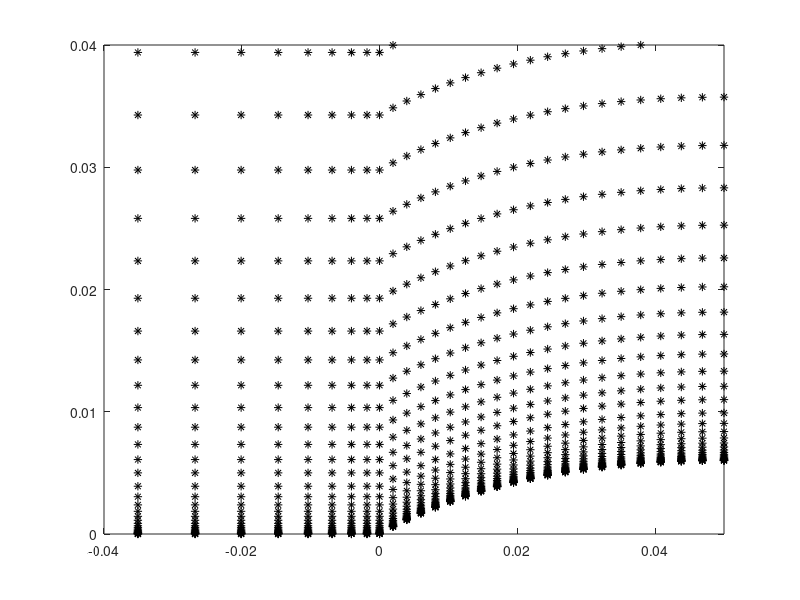

Write the MATLAB code that produced this figure. (Note: this script raises an error after producing the figure.)
% -------------------------------------------------------------------------
%
%                          FV2D Mesh Generator
%   Creates geometry and data structures necessary for FV2D Euler solver
%                       
%                     AA 214C, Stanford University
%                       Jacob Crabill  4/21/2014
% -------------------------------------------------------------------------
clear all;

%% ------------------------------------------------------------------------
% Mesh Parameters
% -------------------------------------------------------------------------
plotmesh = true;

% Mesh File Name
meshFile = 'mesh/ViscBump_Fine';

% Wall-Plus-Bump (true) or flow past wedge (false)
bumpMesh = true;

% Supersonic or no?
supersonic = false;

% Viscous or inviscid?
viscous = true;

% Top/Bottom surface is slip wall (true) or inlet/outlet (false)?
topWall = true;
btmWall = true;

% Bump, starting at (0,0)
L = .1;
deltay = .06*L;
xc = L/2;
yc = deltay/2 - L^2/(8*deltay);
r = deltay - yc;
xbumpL = 0;
xbumpR = L;

% Overall dimensions
xmin = -50*L;
ymin = 0;
xmax = 50*L;
ymax = 50*L;

% Near-wall fine-mesh params
dymin = 1.0564E-5;
yfm = .005; % note: Exact delta value at L/2: 4.461*10^-5
nc_fm = 21; % # of cells in near-wall mesh

% Number of CELLS in mesh (NOT vertices)
nx = 100;
ny = 70;
nxbump = 40;
nxL = 30; % # of cells before bump

% Scaling parameters for bump mesh
gammaXL = 6.5; % Scaling/stretching parameter for X dir. to left of bump
gammaXR = 6.5; % Scaling/stretching parameter for X dir. to right of bump
gammaXB = .5; % Scaling/stretching parameter for X direction along bump

%% ------------------------------------------------------------------------
% Mesh Generation
% -------------------------------------------------------------------------
% Begin with Cartesian grid, [xi,eta] in range [0,1]
% Scale accordingly to create stretched grid with bump
disp('  Beginning mesh generation...');

% ------------------------------------------
% Create the Mesh
% ------------------------------------------
% Create Cartesian domain with proper # of cells
dxi = 1/nx;
deta = 1/ny;
[XI,ETA] = meshgrid(0:dxi:1,0:deta:1);

X = XI*(xmax-xmin) + xmin;

% Setup Bump
nxR = nxL+1+nxbump;
xbump = linspace(0,L,nxbump+1); %X(1,nxL+1:nxR);
ybump = sqrt(r^2-(xbump-xc).^2)+yc;

% ----------------- Scale the Mesh the McCormack Way -----------------
eta1 = linspace(0,1,nc_fm)';

% Scale the near-wall grid by varying gammaY1 until parameters are met
gammaY1 = 3;
Yfm = (yfm-ymin)*(1/(1-exp(gammaY1)))*(1-exp(gammaY1*eta1))+ymin;
Y_1 = Yfm(2)-Yfm(1);  % note that Yfm(1) should be 0

if Y_1 > dymin
    while Y_1 > dymin
        gammaY1 = gammaY1 + .01;
        Yfm = (yfm-ymin)*(1/(1-exp(gammaY1)))*(1-exp(gammaY1*eta1))+ymin;
        Y_1 = Yfm(2)-Yfm(1);
    end
else
    while Y_1 < dymin
        gammaY1 = gammaY1 - .01;
        Yfm = (yfm-ymin)*(1/(1-exp(gammaY1)))*(1-exp(gammaY1*eta1))+ymin;
        Y_1 = Yfm(2)-Yfm(1);
    end
    gammaY1 = gammaY1 + .01;
end
ETA1 = repmat(eta1,[1,nx+1]);
Yfm = (yfm-ymin)*(1/(1-exp(gammaY1)))*(1-exp(gammaY1*ETA1))+ymin;

% Set outer region params
dymin_cm = Yfm(nc_fm,1)-Yfm(nc_fm-1,1); % height of last cell in fine mesh
nc_cm = ny+1 - nc_fm + 1;
eta2 = linspace(0,1,nc_cm)';

% Scale the outer mesh by varying gammaY2 until params are met
gammaY2 = 1;
Ycm = (ymax-yfm)*(1/(1-exp(gammaY2)))*(1-exp(gammaY2*eta2))+yfm;
Y_2 = Ycm(3)-Ycm(2);

if Y_2 > dymin_cm
    while Y_2 > dymin_cm
        gammaY2 = gammaY2 + .01;
        Ycm = (ymax-yfm)*(1/(1-exp(gammaY2)))*(1-exp(gammaY2*eta2))+yfm;
        Y_2 = Ycm(2)-Ycm(1);
    end
else
    while Y_2 < dymin_cm
        gammaY2 = gammaY2 - .01;
        Ycm = (ymax-yfm)*(1/(1-exp(gammaY2)))*(1-exp(gammaY2*eta2))+yfm;
        Y_2 = Ycm(2)-Ycm(1);
    end
    gammaY2 = gammaY2 + .01;
end
ETA2 = repmat(eta2,[1,nx+1]);
Ycm = (ymax-yfm)*(1/(1-exp(gammaY2)))*(1-exp(gammaY2*ETA2))+yfm;

Y(1:nc_fm,:) = Yfm;
Y(nc_fm:ny+1,:) = Ycm;

% --------------------------------- Bump! ---------------------------------
% Shift the bump up, with amount of shift decreasing with height
Y(:,nxL+1:nxR) = Y(:,nxL+1:nxR) + ((ymax-Y(:,nxL+1:nxR))/ymax).*repmat(ybump,[ny+1,1]);

% Additional setup for the x-direction scaling
nx_L = nxL+1;
nx_R = nxR;
nx_mid = nx_L+round(nxbump/2);
xiL = XI(1,nx_L);
xiR = XI(1,nx_L+nxbump);
xiMid = XI(1,nx_mid);
xMid = (xbumpR+xbumpL)/2;

% -------------------------- X-Direction Scaling --------------------------
% Left
X(:,1:nx_L) = (xbumpL-xmin)*(1/(1-exp(-gammaXL)))*(1-exp(-gammaXL*(XI(:,1:nx_L)/xiL)))+xmin;
% Bump
X(:,nx_L:nx_mid) = (xMid-xbumpL)*(1/(1-exp(gammaXB)))*(1-exp(gammaXB*(XI(:,nx_L:nx_mid)-XI(1,nx_L))/(xiMid-xiL)))+xbumpL;
X(:,nx_mid:nx_R) = (xbumpR-xMid)*(1/(1-exp(-gammaXB)))*(1-exp(-gammaXB*(XI(:,nx_mid:nx_R)-XI(1,nx_mid))/(xiR-xiMid)))+xMid;
% Right
X(:,nx_R:nx+1) = (xmax-xbumpR)*(1/(1-exp(gammaXR)))*(1-exp(gammaXR*(XI(:,1:nx_L)/xiL)))+xbumpR;

% Show the mesh vertices
if plotmesh
    plot(X,Y,'k*');
    xlim([-.04,.05]),ylim([0,.04]);
end

%% ------------------------------------------------------------------------
% Setup Mesh Data Storage
% -------------------------------------------------------------------------
xv = zeros((nx+1)*(ny+1),2);
c2v = zeros(nx*ny,4);
c2nf = ones(nx*ny,1)*4;

% Setup Vertices
nv = 0;
for j=1:(ny+1)
    for i=1:(nx+1)
        nv = nv + 1;
        xv(nv,:) = [X(j,i),Y(j,i)];
    end
end

% Setup Cells
nc = 0;
for i=1:nx
    for j=1:ny
        nc = nc + 1;
        c2v(nc,1) = (j-1)*(nx+1)+i;
        c2v(nc,2) = (j-1)*(nx+1)+i+1;
        c2v(nc,3) = j*(nx+1)+i+1;
        c2v(nc,4) = j*(nx+1)+i;
    end
end
n_cells = size(c2v,1);

% ------------------------------------------
% Setup Boundaries, BC's
% ------------------------------------------
% 1 = subsonic inlet
% 2 = subsonic outlet
% 3 = supersonic inlet
% 4 = supersonic outlet
% 5 = slip wall
% 6 = isothermal no-slip wall
% 7 = adiabatic no-slip wall
n_bnds = 5;
bounds = cell(5);

bounds{1}.name = 'inlet';
bounds{2}.name = 'outlet';
bounds{3}.name = 'top';
bounds{4}.name = 'wall';
bounds{5}.name = 'symmetry'; % pre-leading edge btm srfc

if supersonic
    bounds{1}.tag = 3;  % Inlet
    bounds{2}.tag = 4;  % Outlet
    if topWall
        bounds{3}.tag = 5;  % Top / 'Freestream'
    else
        bounds{3}.tag = 3;  % Top / 'Freestream'
    end
else
    bounds{1}.tag = 1;  % Inlet
    bounds{2}.tag = 2;  % Outlet
    if topWall
        bounds{3}.tag = 5;  % Top / 'Freestream'
    else
        bounds{3}.tag = 1;  % Top / 'Freestream'
    end
end

% Bottom / Wall

if btmWall
    if viscous
        %btmBC = 6;  % Isothermal Wall
        btmBC = 7;  % Adiabatic Wall
    else
        btmBC = 5;  % Slip Wall
    end
    btmBC2 = 5;
else
    if supersonic
        btmBC = 4;
        btmBC2 = 4;
    else
        btmBC = 2;
        btmBC2 = 2;
    end
end

bounds{4}.tag = btmBC;  % adiabatic wall
bounds{5}.tag = btmBC2; % slip wall / symmetry plane

bounds{1}.pts = 1:(nx+1):((nx+1)*ny+1);
bounds{2}.pts = (nx+1):(nx+1):((nx+1)*(ny+1));
bounds{3}.pts = (1:(nx+1))+ny*(nx+1);
bounds{4}.pts = nx_L:nxR;               % bump
bounds{5}.pts = [1:nx_L,nxR:nx+1];      % symmetry ahead of/behind bump

%% ------------------------------------------------------------------------
% Mesh Pre-Processing
% -------------------------------------------------------------------------
% To be done on any mesh that comes in (not just generated in-place)
% ------------------------------------------
% Setup Edges
% ------------------------------------------
max_nf = max(c2nf);
e2v = zeros(nx*ny*max_nf,2);
e2c1 = -1*ones(nx*ny*max_nf,1);
c2e1 = -1*ones(nx*ny*max_nf,1);
c2e = -1*ones(nx*ny*max_nf,2);

ne = 0;
for ic = 1:n_cells
    for k=1:c2nf(ic)
        if k == c2nf(ic)
            kp = 1;
        else
            kp = k + 1;
        end
        ne = ne + 1;
        e2v(ne,:) = c2v(ic,[k,kp]);
        e2c1(ne) = ic;
        c2e1(ic,k) = ne;
    end
end

e2v1 = sort(e2v,2);
% ia = indicies of the first unique row in e2v1
% iE = indicies of e2v which map to each row of e2v1
[e2v,~,iE] = unique(e2v1,'rows');

% ------------------------------------------
% Setup Internal & Boundary Edge Lists
% ------------------------------------------
e2c = zeros(size(e2v));
bnde = zeros(length(e2v),1);  % boundary interfaces
inte = zeros(length(e2v),1);  % internal interfaces
bc = zeros(length(e2v),1);    % boundary conditions
n_bnd_edges = 0; n_int_edges = 0; n_edges = length(e2v);
for i=1:size(iE,1)
    if iE(i) ~= -1
        ie = find(iE==iE(i));
        if length(ie) > 2
            error(['More than 2 cells for edge ',i]);
        elseif length(ie) == 2
            % internal edge which has not yet been added
            %e2c(iE(i),:) = [e2c1(ie(1)),e2c1(ie(2))];
            n_int_edges = n_int_edges + 1;
            inte(n_int_edges) = iE(i);
        elseif length(ie) == 1
            % boundary edge
            for k = 1:n_bnds
                ib1 = find(bounds{k}.pts == e2v(iE(i),1));
                ib2 = find(bounds{k}.pts == e2v(iE(i),2));
                if numel(ib1) > 0 && numel(ib2) > 0
                    n_bnd_edges = n_bnd_edges + 1;
                    bnde(n_bnd_edges) = iE(i);
                    bc(n_bnd_edges) = bounds{k}.tag;
                    break;
                end
            end
        end
        iE(iE==iE(i)) = -1;
    end
end
% adding in ghost cells
n_ghost_cells = n_bnd_edges;
n_cells_total = n_cells+n_ghost_cells;

% ------------------------------------------
% Setup Edge Normals
% ------------------------------------------
unorm = zeros(n_edges,2);
dA = zeros(n_edges,1);
for ie=1:n_edges
    dx = xv(e2v(ie,2),1) - xv(e2v(ie,1),1);
    dy = xv(e2v(ie,2),2) - xv(e2v(ie,1),2);
    theta = atan2(dy,dx);
    S = sin(theta); C = cos(theta);
    dA(ie) = sqrt(dx^2+dy^2);
    unorm(ie,:) = [S,-C]; % n_hat to 'right' of edge looking from 1-2
end

% ------------------------------------------
% Setup Cell-To-Edge
% ------------------------------------------
% Also Match cell OUTWARD normal direction to edge normal direction (+/- 1)
% Since edge normal points to 'right' of edge, outward normal corresponds
% to c2v(ic,i) < c2v(ic,i+1)  [CCW ordering]
c2n = zeros(n_cells_total,max_nf);
for ic = 1:n_cells
    for j = 1:max_nf
        if j>c2nf(ic)
            %c2e(ic,j) = n_edges+1; % this ain't gonna work
            error('triangles not yet working, sorry!');
        else
            jp1 = j+1;
            if j==c2nf(ic), jp1=1; end;

            if c2v(ic,j) < c2v(ic,jp1)
                c2n(ic,j) = 1;
                edge = [c2v(ic,j),c2v(ic,jp1)];
            else
                c2n(ic,j) = -1;
                edge = [c2v(ic,jp1),c2v(ic,j)];
            end

            ie1 = find(e2v(:,1)==edge(1));
            ie2 = find(e2v(ie1,2)==edge(2));
            if length(ie2) > 1
                error('Edge appears more than twice in e2v!');
            elseif numel(ie2) == 0
                error('Cell edge not found in e2v!');
            end
            ie = ie1(ie2);
            if ie < 0
                error('invalid edge number!');
            end
            c2e(ic,j) = ie;

            if c2n(ic,j) > 0
                e2c(ie,1) = ic;
            else
                e2c(ie,2) = ic;
            end
        end
    end
end

% ------------------------------------------
% Cleanup - Remove Padding from all arrays
% ------------------------------------------
% c2n, unorm sizes set properly to begin with
if length(c2e) > n_cells
    c2e(n_cells+1:length(c2e),:) = [];
end
if length(c2v) > n_cells
    c2v(n_cells+1:length(c2v),:) = [];
end
if length(e2c) > n_edges
    e2c(n_edges+1:length(e2c),:) = [];
end
if length(e2v) > n_edges
    e2v(n_edges+1:length(e2v),:) = [];
end
if length(bnde) > n_bnd_edges
    bnde(n_bnd_edges+1:length(bnde),:) = [];
end
if length(inte) > n_int_edges
    inte(n_int_edges+1:length(inte),:) = [];
end

% Throw in ghost cells, as well, to c2e (remaining 'ghost edges' to be
% added later)
c2e = [c2e; zeros(n_ghost_cells,4)];
c2e((n_cells+1):n_cells_total,1) = bnde;

% ------------------------------------------
% Finalize Boundary Edges
% ------------------------------------------
% Set ghost-cell index, and set interior cell to be on "left" of edge. Also
% adjust c2n accordingly. If g.c. already on right, just assign it an ID.
for ie = 1:n_bnd_edges
    if e2c(bnde(ie),1) == 0
        e2c(bnde(ie),:) = fliplr(e2c(bnde(ie),:)); % set g.c. to right side
        e2c(bnde(ie),2) = n_cells+ie;                  % assign g.c. index
        unorm(bnde(ie),:) = - unorm(bnde(ie),:);       % flip edge normal
        ic = e2c(bnde(ie),1);
        lfid = find(c2e(ic,:)==bnde(ie));    % find local face id within cell
        if isempty(lfid) 
            error('edge touches cell but cell does not have that edge!')
        end
        c2n(ic,lfid) = -c2n(ic,lfid);  % flip cell normal
    else
        e2c(bnde(ie),2) = n_cells+ie;  % assign ghost cell index
    end
	c2n(e2c(bnde(ie),2),1) = -1;    % reverse g.c. normal (since pointing into cell)
end

% ------------------------------------------
% Setup Ghost Cells
% ------------------------------------------
% Ghost cells always on 'right' of boundary edges
e2c(bnde,2) = n_cells + (1:n_bnd_edges)';
gc2v = zeros(n_ghost_cells,4);
gc2v(:,1:2) = e2v(bnde,:);

% ------------------------------------------
% Setup Cell-To-Cell
% ------------------------------------------
c2c = zeros(n_cells_total,max_nf);

ic = (1:n_cells)';
for j = 1:max_nf
    % Get the neighboring cell (index of each row of e2c != each ic)
    ICN = e2c(c2e(ic,j),:);
    ICN1 = find((ICN(:,1)-ic)~=0);
    ICN2 = find((ICN(:,2)-ic)~=0);
    ic2 = zeros(size(ic));
    ic2(ICN1) = ICN(ICN1,1);
    ic2(ICN2) = ICN(ICN2,2);

    ic1 = ic(ic2~=0);  % 'main' cell  (cell "i")
    ic2 = ic2(ic2~=0); % neighboring cell  (cell "j")
    
    c2c(ic1,j) = ic2;
end

% Take care of ghost cells - find interior cell neighbor.  This will be the
% first cell listed in 'c2c'
for ic=1:n_ghost_cells
    ic1 = e2c(bnde(ic),:);
    ic1 = ic1(ic1~=(ic+n_cells));
    c2c(ic+n_cells,1) = ic1;
end

% Take care of neighboring ghost cells (each g.c. has 1 or 2 neighbors).
% These will be the 2nd and 3rd entried in 'c2c'
c2nf = [c2nf; ones(n_ghost_cells,1)];
gc2v = gc2v(:,1:2);
for ic=1:n_ghost_cells
    [ic1,~] = find(gc2v==gc2v(ic,1));
    [ic2,~] = find(gc2v==gc2v(ic,2));
    if length(ic1) == 2
        ic1 = ic1(ic1~=ic);
        if c2c(ic+n_cells,1) ~= c2c(ic1+n_cells,1)
            c2nf(n_cells+ic) = c2nf(n_cells+ic) + 1;
            c2c(n_cells+ic,c2nf(n_cells+ic)) = ic1+n_cells;
        end
    end
    if length(ic2) == 2
        ic2 = ic2(ic2~=ic);
        if c2c(ic+n_cells,1) ~= c2c(ic2+n_cells,1)
            c2nf(n_cells+ic) = c2nf(n_cells+ic) + 1;
            c2c(n_cells+ic,c2nf(n_cells+ic)) = ic2+n_cells;
        end
    end
end

% Setup remaining ghost cell vertices
% Extrapolate along edge normal by distance equal to interior cell's width
%   2               1
%   X ============= X  <-- existing boundary edge & points
%   |               | 
%   |               | 
%   |       o       | 
%   |               | 
%   |               | 
%   x ------------- x  <-- ghost points created through extrapolation
%   3               4
gc2v = [gc2v,zeros(size(gc2v))];
gcxv = zeros(n_ghost_cells*2,2);
nv = 0;
for ic = 1:n_ghost_cells
    icn = c2c(n_cells+ic,1); % neighboring interior cell
    % find out which face of interior cell matches ghost cell
    i_face = find(c2c(icn,:) == n_cells+ic);
    if i_face == c2nf(icn)
        jfp = 1;
    else
        jfp = i_face + 1;
    end
    if i_face == 1
        jfm = c2nf(icn);
    else
        jfm = i_face - 1;
    end
    
    % see if existing nodes (1-2) are CW or CCW as seen from g.c. center
    gxv1 = xv(e2v(bnde(ic),1),:);
    gxv2 = xv(e2v(bnde(ic),2),:);
    
    xyc = (gxv1 + gxv1)/2 + unorm(bnde(ic),:);
    dx1 = [gxv1 - xyc, 0];
    dx2 = [gxv1 - xyc, 0];
    if cross(dx1,dx2) > 0   % already in CCW order
        gc2v(ic,3) = nv+1;
        gcxv(nv+1,:) = gxv2 + unorm(bnde(ic),:)*dA(c2e(icn,jfm));
        gc2v(ic,4) = nv+2;        
        gcxv(nv+2,:) = gxv1 + unorm(bnde(ic),:)*dA(c2e(icn,jfp));
    else                    % not in CCW order - flip
        gc2v(ic,1:2) = fliplr(gc2v(ic,1:2));
        gc2v(ic,3) = nv+1;
        gcxv(nv+1,:) = gxv1 + unorm(bnde(ic),:)*dA(c2e(icn,jfm));
        gc2v(ic,4) = nv+2;        
        gcxv(nv+2,:) = gxv2 + unorm(bnde(ic),:)*dA(c2e(icn,jfp));
    end 
    nv = nv + 2;    
end

% Merge ghost-cell vertices which should be shared between cells
GXV = inf*ones(size(gcxv));
gvtag = zeros(n_ghost_cells,2);
nv = 0;
for ic = 1:n_ghost_cells
    gv1 = gc2v(ic,1);
    gv2 = gc2v(ic,2);
    icn1 = find(gc2v(:,2)==gv1);
    icn2 = find(gc2v(:,1)==gv2);
    
    % for point 1, need to merge point 4 with point 3 of cell icn1
    % (If not done so already)
    % Also, is cell icn1 actually a neighbor, or is it around a corner?
    if ~isempty(icn1) && ~isempty(find(c2c(ic+n_cells,:)==icn1+n_cells, 1))
        if gvtag(icn1,1)<1 && gvtag(ic,2)<1
            gv4 = gc2v(ic,4);
            gv3 = gc2v(icn1,3);
            GXV(nv+1,:) = (gcxv(gv3,:)+gcxv(gv4,:))/2;
            gc2v(ic,4) = nv+1;
            gc2v(icn1,3) = nv+1;
            nv = nv + 1;
            % Mark the nodes as merged so we don't repeat the process
            gvtag(icn1,1) = 1;  % 1 / 2 corresponds to node 3 / 4 of cell
            gvtag(ic,2) = 1;            
        end
    else
        gv4 = gc2v(ic,4);
        GXV(nv+1,:) = gcxv(gv4,:);
        gc2v(ic,4) = nv+1;
        gvtag(ic,2) = 1;
        nv = nv + 1;
    end
    
    % for point 2, need to merge point 3 with point 4 of cell icn2
    % Also, is cell icn2 actually a neighbor, or is it around a corner?
    if ~isempty(icn2) && ~isempty(find(c2c(ic+n_cells,:)==icn2+n_cells, 1))
        if gvtag(icn2,2)<1 && gvtag(ic,1)<1
            gv4 = gc2v(icn2,4);
            gv3 = gc2v(ic,3);
            GXV(nv+1,:) = (gcxv(gv3,:)+gcxv(gv4,:))/2;
            gc2v(ic,3) = nv+1;
            gc2v(icn2,4) = nv+1;
            nv = nv + 1;
            % Mark the nodes as merged so we don't repeat the process
            gvtag(ic,1) = 1;
            gvtag(icn1,2) = 1; 
        end
    else
        % Keep the vertex as-is in the current ghost cell
        gv3 = gc2v(ic,3);
        GXV(nv+1,:) = gcxv(gv3,:);
        gc2v(ic,3) = nv+1;
        gvtag(ic,1) = 1;
        nv = nv + 1;
    end
end
% Convert ghost vertex indices to full-vertex-list indices
n_verts = length(xv);
gc2v(:,3:4) = gc2v(:,3:4) + n_verts;
% Trim down GXV to only final (merged) vertices
n_ghost_verts = nv;
n_verts_total = n_verts + n_ghost_verts;
GXV(nv+1:length(GXV),:) = [];

% ------------------------------------------
% Get list of ghost-cell edges & related info
% ------------------------------------------
ge2v = zeros(n_ghost_cells*3,2);
ge2c1 = zeros(n_ghost_cells*3,2);
gc2e1 = zeros(n_ghost_cells,3); % skipping bnde edges (already have 'em)

ne = 0;
for ic = 1:n_ghost_cells
    ne = ne + 1;
    ge2v(ne,:) = gc2v(ic,2:3);
    gc2e1(ic,1) = ne;
    
    ne = ne + 1;
    ge2v(ne,:) = gc2v(ic,3:4);
    gc2e1(ic,2) = ne;
    
    ne = ne + 1;
    ge2v(ne,:) = gc2v(ic,[4,1]);
    gc2e1(ic,3) = ne;    
end

% Remove padding from end
ge2v((ne+1):(n_ghost_cells*3),:) = [];

ge2v1 = sort(ge2v,2);
% ia = indicies of the first occurance of each unique row in ge2v1
% iE = indicies of ge2v which map to each row of ge2v1
[ge2v,ia,iE] = unique(ge2v1,'rows');

ic=(1:n_ghost_cells)';
gc2e = gc2e1;
for j=1:3
    gc2e(ic,j) = iE(gc2e1(ic,j));
end
gc2e = gc2e + n_edges; % convert to total-mesh indices
gc2e = [bnde,gc2e];    % combine known bnde edges + new ghost edges

% ------------------------------------------
% Merge ghost-cell vertices & edges with the rest
% ------------------------------------------
n_edges = length(e2v);
n_ghost_edges = length(ge2v);
n_edges_total = n_edges + n_ghost_edges;

xv = [xv;GXV];
c2v = [c2v;gc2v];
% ghost cells were actually part of c2e already, sort of... remove them!
c2e(n_cells+1:n_cells_total,:) = [];
c2e = [c2e;gc2e];
e2v = [e2v;ge2v];
c2nf(n_cells+1:n_cells_total) = 4;

% ------------------------------------------
% Vertices-to-cells (incl. ghost cells)
% ------------------------------------------
max_c_per_v = 20;
nv = length(xv);
v2c = zeros(nv,max_c_per_v);
v2nc = zeros(nv,1);
for i=1:nv
    [r,~] = find(c2v==i);
    %[rg,~] = find(gc2v(:,1:2)==i);
    %nr = length(r);
    %nrg = length(rg);
    
    v2c(i,1:length(r)) = r;
    %if nrg > 0
    %    rg = rg+n_cells;
    %    v2c(i,(nr+1):(nr+nrg)) = rg;
    %end
    %v2nc(i) = nr + nrg;
    v2nc(i) = length(r);
end
max_nc = max(v2nc);
v2c(:,max_nc+1:max_c_per_v) = [];

% ------------------------------------------
% Vertices-to-# of edges (incl. ghost edges?)
% ------------------------------------------
v2ne = zeros(n_verts_total,1);
for iv=1:n_verts_total
    v2ne(iv) = length(find(e2v==iv));
end

% ------------------------------------------
% Vertices to Edges, Vertices to Vertices
% ------------------------------------------
v2e = zeros(n_verts_total,max(v2ne));
v2v = zeros(n_verts_total,max(v2ne));
for iv=1:n_verts_total
    [ie1,~] = find(e2v==iv);
    v2e(iv,1:length(ie1)) = ie1;
    iv1 = e2v(ie1,:);
    iv1 = iv1(iv1~=iv);
    v2v(iv,1:length(ie1)) = iv1;
end

% ------------------------------------------
% Setup Edge-To-Local-Face
% ------------------------------------------
% Local face id (between 1:max_nf) for each of e2c
e2f = zeros(n_edges,2);
% e2f1 = zeros(n_edges,2);

ie = (1:n_edges)';
ic1 = e2c(ie,1);
ic2 = e2c(ie,2);

IE = repmat(ie,[1,max_nf]);

[r1,c1] = find(c2e(ic1,:)-IE == 0);
R1C1 = sortrows([r1,c1]);
[r2,c2] = find(c2e(ic2,:)-IE == 0);
R2C2 = sortrows([r2,c2]);

e2f(:,1) = R1C1(:,2);
e2f(:,2) = R2C2(:,2);

% % try 2
% for ic=1:n_cells_total
%     for j=1:c2nf(ic)
%         if c2e(ic,j)<=n_edges
%             if e2c(c2e(ic,j),1)==ic
%                 k = 1;
%             elseif e2c(c2e(ic,j),2)==ic
%                 k = 2;
%             else
%                 error('!!!');
%             end
%             e2f(c2e(ic,j),k) = j;
%         end
%     end
% end

% ------------------------------------------
% Separate each B.C. for vectorization
% ------------------------------------------
ie_sub_in = bnde(bc==1);
ie_sub_out = bnde(bc==2);
ie_sup_in = bnde(bc==3);
ie_sup_out = bnde(bc==4);
ie_slip_wall = bnde(bc==5);
ie_isothermal_wall = bnde(bc==6);
ie_adiabatic_wall = bnde(bc==7);

n_sub_in = length(ie_sub_in);
n_sub_out = length(ie_sub_out);
n_sup_in = length(ie_sup_in);
n_sup_out = length(ie_sup_out);
n_slip_wall = length(ie_slip_wall);
n_isothermal_wall = length(ie_isothermal_wall);
n_adiabatic_wall = length(ie_adiabatic_wall);

% ------------------------------------------
% Find Cell-Centers, Edge-Centers
% ------------------------------------------
% Ghost Cells
%gXYV = reshape([xv(gc2v(:,1:2),:);GXV(gc2v(:,3:4),:)],n_ghost_cells,4,2);
%gXYC = squeeze(mean(gXYV,2));
% center of each cell (including ghost cells)
XYV = reshape(xv(c2v,:),n_cells_total,max_nf,2);
XYC = squeeze(mean(XYV,2));
%XYC = [XYC;gXYC];
% center of each edge
XYV = reshape(xv(e2v,:),n_edges_total,2,2);
XYE = squeeze(mean(XYV,2));

%dXE = zeros(n_cells,max_nf,2);
dXE = zeros(2,max_nf,n_cells_total);
ic = (1:n_cells)';
for j = 1:max_nf
    dXE(:,j,:) = (XYE(c2e(:,j),:) - XYC(:,:))';
end

% ------------------------------------------
% Calculate Cell Areas
% ------------------------------------------
% Note: ghost cells a little different; nodes not necessarily ordered CCW
Area = zeros(n_cells_total,1);
for ic = 1:n_cells_total
    for j = 1:max_nf
        if j==1
            jm1 = c2nf(ic);
        else
            jm1 = j-1;
        end        
        if j>=c2nf(ic)
            jp1 = mod(j,c2nf(ic))+1;
        else
            jp1 = j+1;
        end
        Area(ic) = Area(ic) + xv(c2v(ic,j),1)*(xv(c2v(ic,jp1),2)-xv(c2v(ic,jm1),2));
    end
end
Area = abs(Area); % required thanks to ghost cell non-standard-ness

% ------------------------------------------
% Calculate dual-control-volume face areas
% ------------------------------------------
% Lengths of lines connecting cell centers across each edge
% ('real' edges only)
ic1 = e2c(:,1);
ic2 = e2c(:,2);
dA2 = sqrt(sum((XYC(ic2,:)-XYC(ic1,:)).^2,2));

% ------------------------------------------
% Calculate dual-control-volume cell areas
% ------------------------------------------
Area2 = zeros(n_verts,1);
x = zeros(4,2);
for iv=1:n_verts
    ic = v2c(iv,:);
    ic = ic(ic>0);
    Area2(iv) = sum(Area(ic)./c2nf(ic));
end

% ------------------------------------------
% Match up ghost nodes to corresponding interior node
% ------------------------------------------
n_bnd_verts = n_verts_total - n_verts;
n_bnd_edges = n_edges_total - n_edges;

% Ghost vertex to corresponding (mirror) interior vertex
gv2iv = zeros(n_bnd_verts,1);
% Ghost vertex to boundary condition of connected boundary edge
gv2bc = zeros(n_bnd_verts,1);
gv2be = zeros(n_bnd_verts,1);
for iv=1:n_bnd_verts
    % Find ghost cell (doesn't matter which) touching the ghost node
    icg = v2c(iv+n_verts,1);
    % Find the boundary edge of that ghost cell (index of bnde)
    bie = find(e2c(bnde,2)==icg);
    % Find connected vertex which lies on boundary
    vlist = v2v(iv+n_verts,:);
    ive = find(vlist<=n_verts);
    ive = ive(vlist(ive)>0);
    ive = v2v(iv+n_verts,ive);
    % Boundary condition of edge --> apply to ghost node
    gv2bc(iv) = bc(bie);
    gv2be(iv) = bnde(bie);
    
    % Now find the correct interior point
    % (look at cell across boundary edge and find non-boundary point to 
    %  left/right of the boundary point previously found)
    ie = bnde(bie);  % Global edge index
    ici = e2c(ie,1);
    k = find(c2v(ici,:)==ive);
    if isempty(k)
        error('sumthins wrong!');
    end
    
    if k==c2nf(ici)
        kp1 = 1;
    else
        kp1 = k+1;
    end
    if k==1
        km1 = c2nf(ici);
    else
        km1 = k-1;
    end
    
    if c2v(ici,kp1)==e2v(ie,1) || c2v(ici,kp1)==e2v(ie,2)
        % point is on bnde; wrong direction, grab other point
        gv2iv(iv) = c2v(ici,km1);
    else
        gv2iv(iv) = c2v(ici,kp1);
    end
end

ivi = [0,0];
ivg = [0,0];
for ie=1:n_bnd_edges
    ici = e2c(ie,1);
    icg = e2c(ie,2);
    iv1 = e2v(ie,1);
    iv2 = e2v(ie,2);
    
    ki=0;
    kg=0;
    for j=1:4
        iv0 = c2v(ici,j);
        if (iv0~=iv1) && (iv0~=iv2) % not on the boundary edge
            ki = ki + 1;
            ivi(ki) = iv0;
        end
        iv0 = c2v(icg,j);
        if (iv0~=iv1) && (iv0~=iv2) % not on the boundary edge
            kg = kg + 1;
            ivg(kg) = iv0;
        end
    end
end

save(meshFile,'xv','c2v','c2e','e2c','c2c','e2f','c2nf','e2v','c2n',...
    'unorm','dA','Area','XYC','XYE','dXE','bnde','inte','ie_sub_in','n_sub_in',...
    'ie_sub_out','n_sub_out','ie_sup_in','n_sup_in','ie_sup_out','n_sup_out',...
    'ie_slip_wall','n_slip_wall','ie_adiabatic_wall','n_adiabatic_wall',...
    'ie_isothermal_wall','n_isothermal_wall','n_cells','n_cells_total',...
    'n_edges','n_edges_total','bounds','bc','v2c','v2nc','v2ne','v2e','v2v','n_verts',...
    'n_bnd_edges','n_int_edges','max_nf','xmin','xmax','ymin','ymax',...
    'gv2iv','gv2bc','gv2be','dA2','Area2');

disp('  Mesh generation complete!');
disp(['  Mesh saved to ',meshFile,'.']);